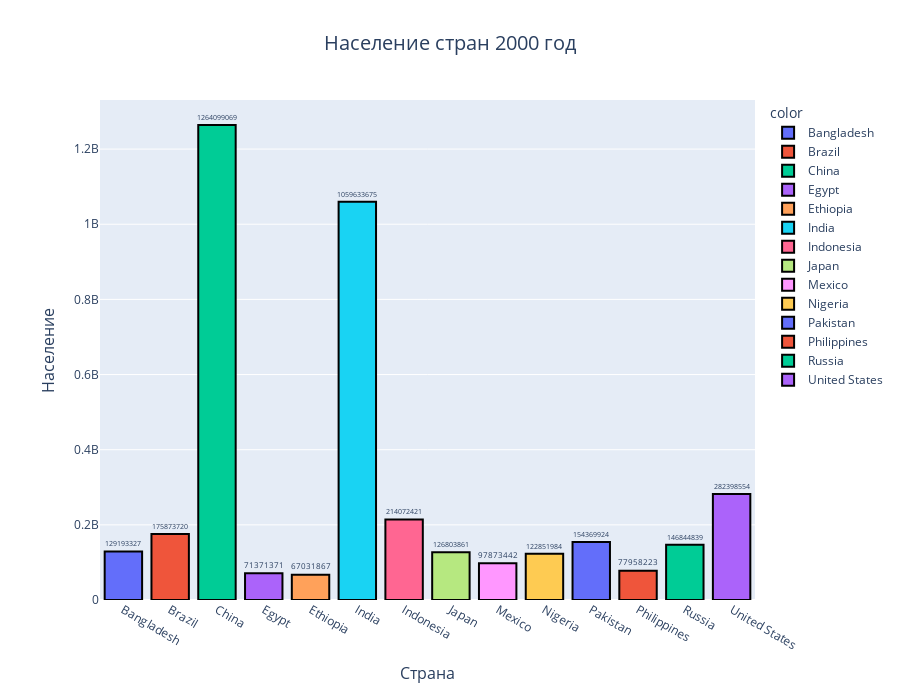

This figure's notebook cell:
### Markdown cell above
3. Построить столбчатую диаграмму (.bar) с использованием модуля
graph_objs из библиотеки Plotly со следующими параметрами:
3.1. По оси Х указать дату или название, по оси У указать количественный
показатель.
3.2. Сделать так, чтобы столбец принимал цвет в зависимости от значения
показателя (marker=dict(color=признак, coloraxis="coloraxis")).
3.3. Сделать так, чтобы границы каждого столбца были выделены чёрной
линией с толщиной равной 2.
3.4. Отобразить заголовок диаграммы, разместив его по центру сверху, с
20 размером текста.
3.5. Добавить подписи для осей X и Y с размером текста, равным 16. Для
оси абсцисс развернуть метки так, чтобы они читались под углом,
равным 315.
3.6. Размер текста меток осей сделать равным 14.
3.7. Расположить график во всю ширину рабочей области и присвоить
высоту, равную 700 пикселей.
3.8. Убрать лишние отступы по краям

### Code cell
x = data.loc[data['2022 Population'] > 100000000]['Country']
y = data.loc[data['2022 Population'] > 100000000]['2000 Population']
barchart = px.bar(
    x=x,
    y=y,
    color=x,
    text=y,
    height=700,
    labels={
        'x':'Страна',
        'y':'Население'
    })
fig = go.Figure(barchart)
fig.update_traces(
    textfont_size=14,
    textangle=0,
    textposition='outside',
    marker=dict(line=dict(
        color='black',
        width=2
    )))
fig.update_layout(
    title_text='Население стран 2000 год', 
    title_x=0.5,
    title_font_size=20,
    margin=dict(
        l=100,
        r=100,
        t=100,
        b=100
    ),
    xaxis_title_font_size=16,
    yaxis_title_font_size=16)
fig.show()

### Figure 1 — Plotly figure (JSON) as saved in the notebook; plotly's stock layout.template omitted (floating-point values rounded to 4 significant figures)
{"data": [{"alignmentgroup": "True", "hovertemplate": "color=Bangladesh<br>Страна=%{x}<br>Население=%{y}<br>text=%{text}<extra></extra>", "legendgroup": "Bangladesh", "marker": {"color": "#636efa", "line": {"color": "black", "width": 2}, "pattern": {"shape": ""}}, "name": "Bangladesh", "offsetgroup": "Bangladesh", "orientation": "v", "showlegend": true, "text": [129193327], "textangle": 0, "textfont": {"size": 14}, "textposition": "outside", "type": "bar", "x": ["Bangladesh"], "xaxis": "x", "y": [129193327], "yaxis": "y"}, {"alignmentgroup": "True", "hovertemplate": "color=Brazil<br>Страна=%{x}<br>Население=%{y}<br>text=%{text}<extra></extra>", "legendgroup": "Brazil", "marker": {"color": "#EF553B", "line": {"color": "black", "width": 2}, "pattern": {"shape": ""}}, "name": "Brazil", "offsetgroup": "Brazil", "orientation": "v", "showlegend": true, "text": [175873720], "textangle": 0, "textfont": {"size": 14}, "textposition": "outside", "type": "bar", "x": ["Brazil"], "xaxis": "x", "y": [175873720], "yaxis": "y"}, {"alignmentgroup": "True", "hovertemplate": "color=China<br>Страна=%{x}<br>Население=%{y}<br>text=%{text}<extra></extra>", "legendgroup": "China", "marker": {"color": "#00cc96", "line": {"color": "black", "width": 2}, "pattern": {"shape": ""}}, "name": "China", "offsetgroup": "China", "orientation": "v", "showlegend": true, "text": [1264099069], "textangle": 0, "textfont": {"size": 14}, "textposition": "outside", "type": "bar", "x": ["China"], "xaxis": "x", "y": [1264099069], "yaxis": "y"}, {"alignmentgroup": "True", "hovertemplate": "color=Egypt<br>Страна=%{x}<br>Население=%{y}<br>text=%{text}<extra></extra>", "legendgroup": "Egypt", "marker": {"color": "#ab63fa", "line": {"color": "black", "width": 2}, "pattern": {"shape": ""}}, "name": "Egypt", "offsetgroup": "Egypt", "orientation": "v", "showlegend": true, "text": [71371371], "textangle": 0, "textfont": {"size": 14}, "textposition": "outside", "type": "bar", "x": ["Egypt"], "xaxis": "x", "y": [71371371], "yaxis": "y"}, {"alignmentgroup": "True", "hovertemplate": "color=Ethiopia<br>Страна=%{x}<br>Население=%{y}<br>text=%{text}<extra></extra>", "legendgroup": "Ethiopia", "marker": {"color": "#FFA15A", "line": {"color": "black", "width": 2}, "pattern": {"shape": ""}}, "name": "Ethiopia", "offsetgroup": "Ethiopia", "orientation": "v", "showlegend": true, "text": [67031867], "textangle": 0, "textfont": {"size": 14}, "textposition": "outside", "type": "bar", "x": ["Ethiopia"], "xaxis": "x", "y": [67031867], "yaxis": "y"}, {"alignmentgroup": "True", "hovertemplate": "color=India<br>Страна=%{x}<br>Население=%{y}<br>text=%{text}<extra></extra>", "legendgroup": "India", "marker": {"color": "#19d3f3", "line": {"color": "black", "width": 2}, "pattern": {"shape": ""}}, "name": "India", "offsetgroup": "India", "orientation": "v", "showlegend": true, "text": [1059633675], "textangle": 0, "textfont": {"size": 14}, "textposition": "outside", "type": "bar", "x": ["India"], "xaxis": "x", "y": [1059633675], "yaxis": "y"}, {"alignmentgroup": "True", "hovertemplate": "color=Indonesia<br>Страна=%{x}<br>Население=%{y}<br>text=%{text}<extra></extra>", "legendgroup": "Indonesia", "marker": {"color": "#FF6692", "line": {"color": "black", "width": 2}, "pattern": {"shape": ""}}, "name": "Indonesia", "offsetgroup": "Indonesia", "orientation": "v", "showlegend": true, "text": [214072421], "textangle": 0, "textfont": {"size": 14}, "textposition": "outside", "type": "bar", "x": ["Indonesia"], "xaxis": "x", "y": [214072421], "yaxis": "y"}, {"alignmentgroup": "True", "hovertemplate": "color=Japan<br>Страна=%{x}<br>Население=%{y}<br>text=%{text}<extra></extra>", "legendgroup": "Japan", "marker": {"color": "#B6E880", "line": {"color": "black", "width": 2}, "pattern": {"shape": ""}}, "name": "Japan", "offsetgroup": "Japan", "orientation": "v", "showlegend": true, "text": [126803861], "textangle": 0, "textfont": {"size": 14}, "textposition": "outside", "type": "bar", "x": ["Japan"], "xaxis": "x", "y": [126803861], "yaxis": "y"}, {"alignmentgroup": "True", "hovertemplate": "color=Mexico<br>Страна=%{x}<br>Население=%{y}<br>text=%{text}<extra></extra>", "legendgroup": "Mexico", "marker": {"color": "#FF97FF", "line": {"color": "black", "width": 2}, "pattern": {"shape": ""}}, "name": "Mexico", "offsetgroup": "Mexico", "orientation": "v", "showlegend": true, "text": [97873442], "textangle": 0, "textfont": {"size": 14}, "textposition": "outside", "type": "bar", "x": ["Mexico"], "xaxis": "x", "y": [97873442], "yaxis": "y"}, {"alignmentgroup": "True", "hovertemplate": "color=Nigeria<br>Страна=%{x}<br>Население=%{y}<br>text=%{text}<extra></extra>", "legendgroup": "Nigeria", "marker": {"color": "#FECB52", "line": {"color": "black", "width": 2}, "pattern": {"shape": ""}}, "name": "Nigeria", "offsetgroup": "Nigeria", "orientation": "v", "showlegend": true, "text": [122851984], "textangle": 0, "textfont": {"size": 14}, "textposition": "outside", "type": "bar", "x": ["Nigeria"], "xaxis": "x", "y": [122851984], "yaxis": "y"}, {"alignmentgroup": "True", "hovertemplate": "color=Pakistan<br>Страна=%{x}<br>Население=%{y}<br>text=%{text}<extra></extra>", "legendgroup": "Pakistan", "marker": {"color": "#636efa", "line": {"color": "black", "width": 2}, "pattern": {"shape": ""}}, "name": "Pakistan", "offsetgroup": "Pakistan", "orientation": "v", "showlegend": true, "text": [154369924], "textangle": 0, "textfont": {"size": 14}, "textposition": "outside", "type": "bar", "x": ["Pakistan"], "xaxis": "x", "y": [154369924], "yaxis": "y"}, {"alignmentgroup": "True", "hovertemplate": "color=Philippines<br>Страна=%{x}<br>Население=%{y}<br>text=%{text}<extra></extra>", "legendgroup": "Philippines", "marker": {"color": "#EF553B", "line": {"color": "black", "width": 2}, "pattern": {"shape": ""}}, "name": "Philippines", "offsetgroup": "Philippines", "orientation": "v", "showlegend": true, "text": [77958223], "textangle": 0, "textfont": {"size": 14}, "textposition": "outside", "type": "bar", "x": ["Philippines"], "xaxis": "x", "y": [77958223], "yaxis": "y"}, {"alignmentgroup": "True", "hovertemplate": "color=Russia<br>Страна=%{x}<br>Население=%{y}<br>text=%{text}<extra></extra>", "legendgroup": "Russia", "marker": {"color": "#00cc96", "line": {"color": "black", "width": 2}, "pattern": {"shape": ""}}, "name": "Russia", "offsetgroup": "Russia", "orientation": "v", "showlegend": true, "text": [146844839], "textangle": 0, "textfont": {"size": 14}, "textposition": "outside", "type": "bar", "x": ["Russia"], "xaxis": "x", "y": [146844839], "yaxis": "y"}, {"alignmentgroup": "True", "hovertemplate": "color=United States<br>Страна=%{x}<br>Население=%{y}<br>text=%{text}<extra></extra>", "legendgroup": "United States", "marker": {"color": "#ab63fa", "line": {"color": "black", "width": 2}, "pattern": {"shape": ""}}, "name": "United States", "offsetgroup": "United States", "orientation": "v", "showlegend": true, "text": [282398554], "textangle": 0, "textfont": {"size": 14}, "textposition": "outside", "type": "bar", "x": ["United States"], "xaxis": "x", "y": [282398554], "yaxis": "y"}], "layout": {"barmode": "relative", "height": 700, "legend": {"title": {"text": "color"}, "tracegroupgap": 0}, "margin": {"b": 100, "l": 100, "r": 100, "t": 100}, "title": {"font": {"size": 20}, "text": "Население стран 2000 год", "x": 0.5}, "xaxis": {"anchor": "y", "domain": [0, 1], "title": {"font": {"size": 16}, "text": "Страна"}}, "yaxis": {"anchor": "x", "domain": [0, 1], "title": {"font": {"size": 16}, "text": "Население"}}}}
